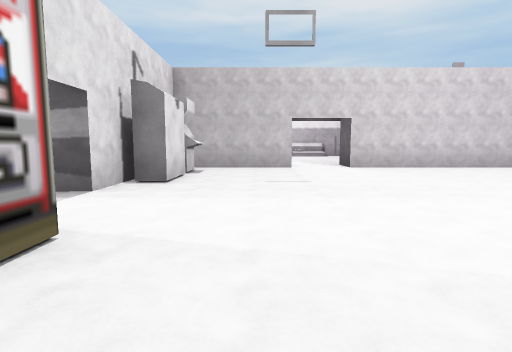
view 1 (above)

16 first-person views from a walk through a Unity game level. The camera is 1.5 m above the floor, tilts 6° down and sees 80° across. The floor is counted in squares, 2.5 m on a side. Each view is taken from the middle of a square. On the plan, view 1 faces up. The plan holds only what a view shows up to about 9 squares ahead; the rest is blank. The place goes on beyond the plan. The player character is not drawn.

view 2
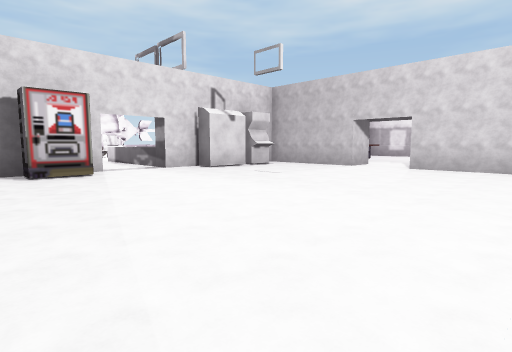

view 3
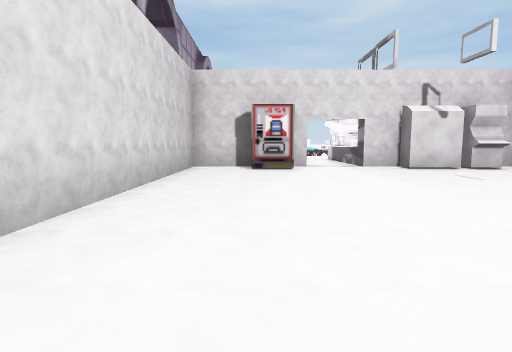

view 4
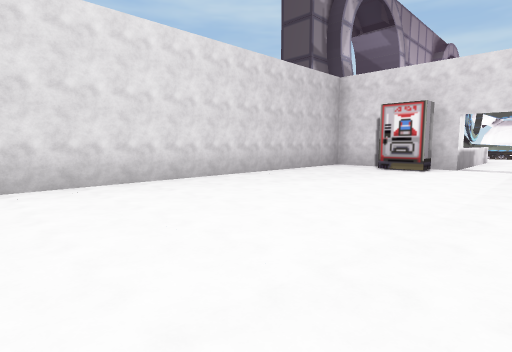

view 5
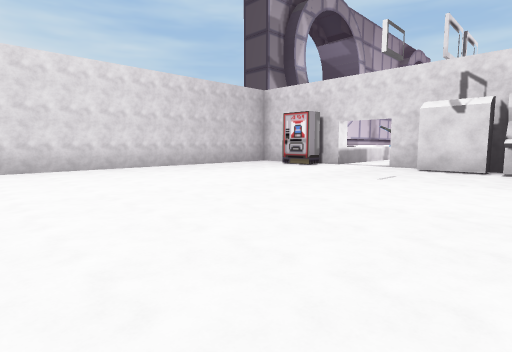

view 6
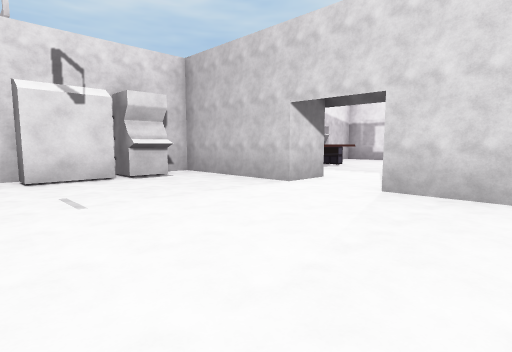

view 7
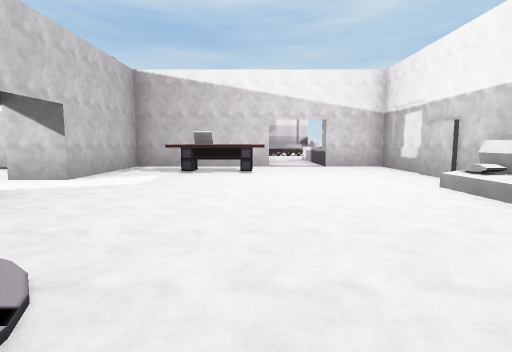

view 8
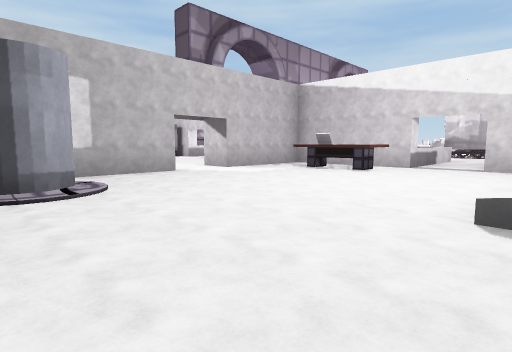

view 9
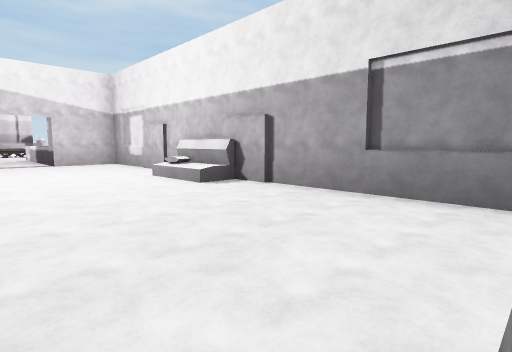

view 10
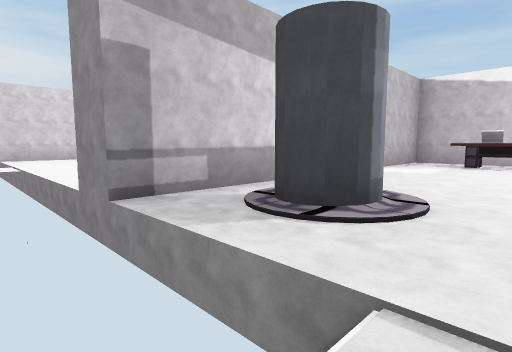

view 11
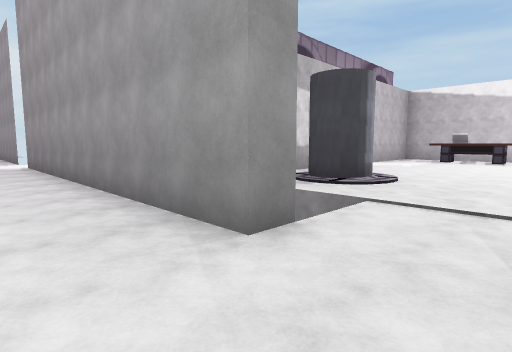

view 12
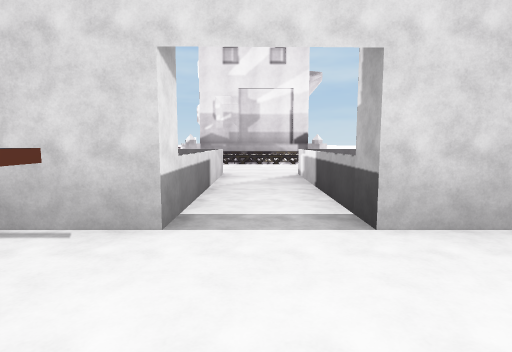

view 13
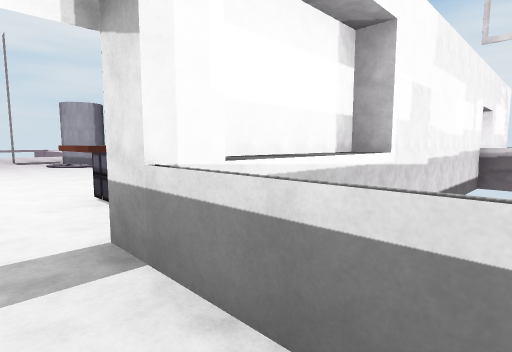

view 14
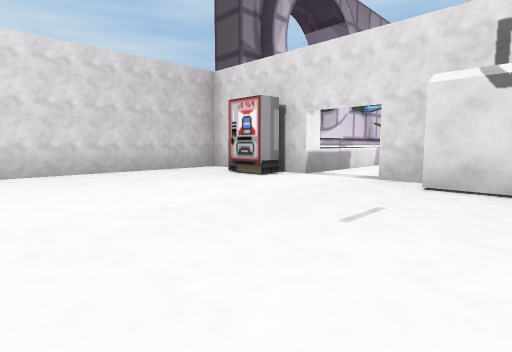

view 15
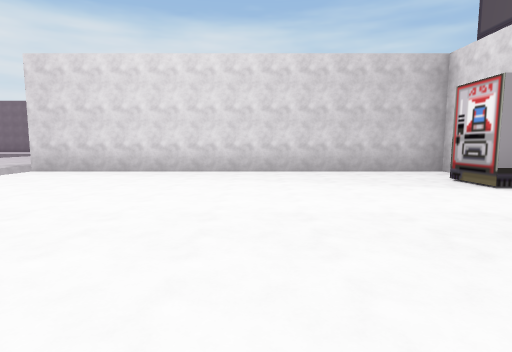

view 16
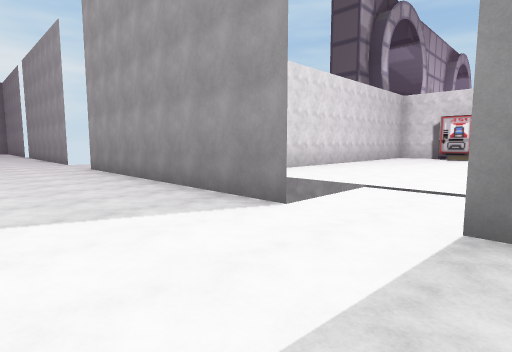

### Floor plan
Points are (right, up) in squares from view 1. A wall is a line through its corners. A room is listed if a view was taken in it or the views show most of it. See-through windows are left out.
Room 1 (views 1, 2, 3, 4, 5, 6, 14, 15)
walls: (0.9, 7.8) (-2.1, 7.8) (-2.1, 3.8) (-4, 3.8); (6.6, 7.8) (2.4, 7.8); (-5.5, 2.3) (-2.1, 2.3) (-2.1, -0.7) (7, -0.7)
ways out: opening at (1.5, 8.5) to room 2; opening at (7.5, 3) to room 3
objects: other object (-2, 1); other object (-2, 5); other object (-2, 7) to (-1, 7)
Room 2 (views 7, 8, 9, 10, 12, 13)
walls: (1.6, 15.3) (-2.1, 15.3) (-2.1, 13.8) (-5.5, 13.8); (2.4, 7.8) (2.4, 8.8) (6.9, 8.8); (6.8, 15.3) (3.5, 15.3); (8.1, 11.6) (8.6, 11.6); (-5.5, 12.3) (-2.1, 12.3) (-2.1, 8.8) (0.9, 8.8) (0.9, 7.8)
ways out: opening at (1.5, 8.5) to room 1; opening at (7.5, 12.5) to room 3; gap at (-2, 12)
objects: other object (-1, 10); other object (-1, 11) to (0, 11); other object (-1, 12) to (0, 12); other object (2, 15) to (3, 15); other object (5, 10) to (6, 11)
Room 3 (views 11, 16)
walls: (8.6, -5.9) (8.6, -6.5); (8.6, 2.1) (8.6, -4); (8.6, 11.6) (8.6, 3.5)
ways out: opening at (7.5, 3) to room 1; opening at (7.5, 12.5) to room 2

Where each view was taken, in squares from view 1:
view 1: 0 up, 0 right, facing up
view 2: 0 up, 5 right, facing up-left
view 3: 1 up, 6 right, facing left
view 4: 4 up, 6 right, facing down-left
view 5: 7 up, 6 right, facing down-left
view 6: 4 up, 4 right, facing up-left
view 7: 12 up, 6 right, facing left
view 8: 15 up, 6 right, facing down-left
view 9: 12 up, 7 right, facing up-left
view 10: 12 up, 8 right, facing down-left
view 11: 13 up, 10 right, facing down-left
view 12: 13 up, 0 right, facing left
view 13: 13 up, 4 left, facing down-right
view 14: 6 up, 3 right, facing down-left
view 15: 6 up, 2 right, facing down
view 16: 4 up, 11 right, facing down-left
